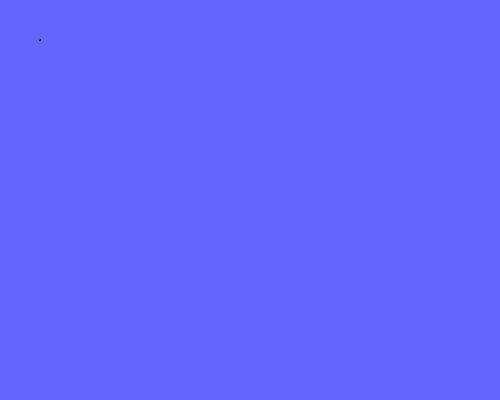
Frame 1 (no input)
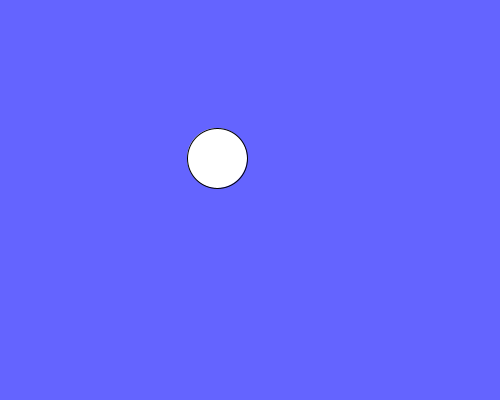
Frame 60 (the mouse pressed at the canvas centre just before this capture)
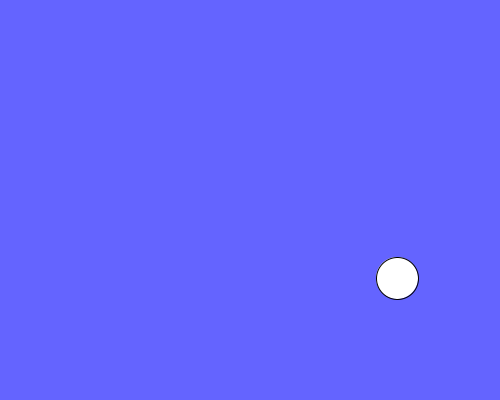
Frame 120 (the mouse held since frame 60 and released just before this capture)

The Processing sketch that drew these frames (run headless with seeded random() and noise(); from frame 60 on, the mouse is pressed at the canvas centre):

// Processing sketch: circles
// ── circles.pde
/*
  Author: Zichao Xie
*/

void setup() {
  size(500, 400);
  background(100, 100, 255);
}

float x = 40;
float y = 40;
float d = 1;
float sx = 3;
float sy = 2;
float sd = 1;

void draw() {
  background(100, 100, 255);
  fill(255);
  circle(x, y, d);
  x += sx;
  y += sy;
  
  if (d < 1 || d > 80) {
    sd = -sd;
  }
  if (x+d/2 > width || x-d/2 <= 0) {
    sx = -sx;
  }
  if (y+d/2 > height || y-d/2 <= 0) {
    sy = -sy;
  }
  d += sd;
}
